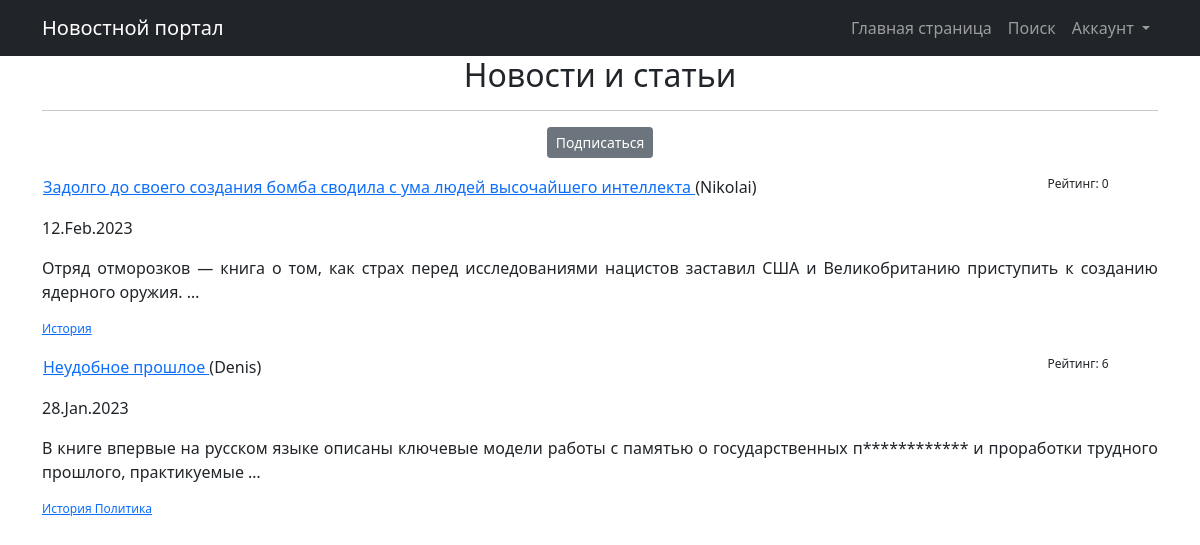
Page /posts/categories/4 on the earlier database version.
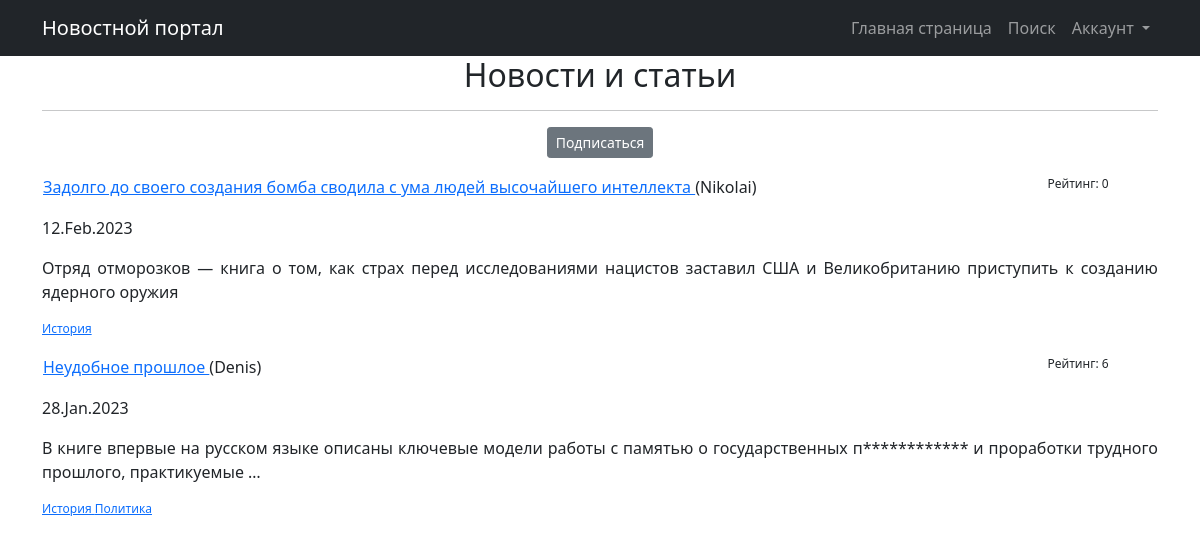
Same page on the later database version.
### NewsApp/models.py (models this page shows, shortened)
class Post(models.Model):
    author = models.ForeignKey(Author, on_delete=models.CASCADE, verbose_name='Автор')
    NEWS = 'NW'
    ARTICLE = 'AR'
    CATEGORY_CHOICES = (
        (NEWS, 'Новость'),
        (ARTICLE, 'Статья')
    )
    category_type = models.CharField(max_length=2, choices=CATEGORY_CHOICES, default=ARTICLE,
                                     verbose_name='Тип поста')
    dateCreation = models.DateTimeField(auto_now_add=True, verbose_name='Дата создания поста')
    postCategory = models.ManyToManyField(Category, through='PostCategory', verbose_name='Рубрика поста')
    title = models.CharField(max_length=128, verbose_name='Заголовок поста')
    text = models.TextField(verbose_name='Текст')
    rating = models.SmallIntegerField(default=0)
    class Meta:
        verbose_name = 'Пост'
        verbose_name_plural = 'Посты'

class Author (models.Model):
    authorUser = models.OneToOneField(User, on_delete=models.CASCADE)
    ratingAuthor = models.SmallIntegerField(default=0)
    def __str__(self):
        return f'{self.authorUser.username}'

### NewsApp/views.py (the view)
# urls.py: path('categories/<int:pk>', CategoryListView.as_view(), name='category_list'),
class CategoryListView(ListView):
    model = Post
    template_name = 'category_list.html'
    context_object_name = 'category_posts_list'
    def get_queryset(self):
        self.category = get_object_or_404(Category, id=self.kwargs['pk'])
        queryset = Post.objects.filter(postCategory=self.category).order_by('-dateCreation')
        return queryset
    def get_context_data(self, **kwargs):
       context = super().get_context_data(**kwargs)
       context['is_not_subscriber'] = self.request.user not in self.category.subscribers.all()
       context['category'] = self.category
       return context

### NewsApp/templatetags/custom_filters.py (called while the page is built)
@register.filter()
def censor(value):
    banned_words = ['преступлениях', 'России', 'стратегии']
    if not isinstance (value, str):
        raise TypeError(f"Недопустимое значение '{type(value)}' Нужно ввести строковое значение")
    words = value.replace(',', '').split()
    for word in words:
        if word in banned_words:
            value = value.replace(word, f"{word[0]}{'*' * (len(word) - 1)}")
    return value

### templates/category_list.html (shortened to what this page needs)
{% extends 'flatpages/default.html' %}
{% load custom_filters %}
{% load static %}
{% block content %}
   <h2>Новости и статьи</h2>
   <hr>
    {% if is_not_subscriber %}
    <p class = 'text-center'><a href="{% url 'subscribe' category.id %}" class="btn btn-secondary btn-sm">Подписаться</a> </p>
    {% endif %}
   {% for post in category_posts_list %}
<table class = "text">
        <tr>
        <td> <p style="text-align: left;"> <a href = "{% url 'post_detail' pk=post.id %}"> {{ post.title|censor }} </a> ({{ post.author }}) </p> </td>
        <td class="rightcol"><p style="text-align: justify; font-size: 12px"> Рейтинг: {{ post.rating }} </p> </td>
        </tr>
    </table>
        <p style="text-align: justify;"> {{ post.dateCreation|date:'d.M.Y' }} </p>
        <p style="text-align: justify;"> {{ post.text|truncatewords:20|censor }} </p>
        <p style="text-align: justify; font-size: 12px">
        {% for cat in post.postCategory.all %}
            <a href="{% url 'category_list' cat.id %}"> {{ cat.name }} </a>
        {% endfor %}
   {% endfor %}
{% endblock content %}

Differences in the rows shown:
changed Post "Задолго до своего создания бомба сводила с ума людей высочайшего интеллекта": text|censor "Отряд отморозков — книга о том, как страх перед исследованиями нацистов заставил США и Великобританию приступить к созданию ядерного оружия. …" → "Отряд отморозков — книга о том, как страх перед исследованиями нацистов заставил США и Великобританию приступить к созданию ядерного оружия"
